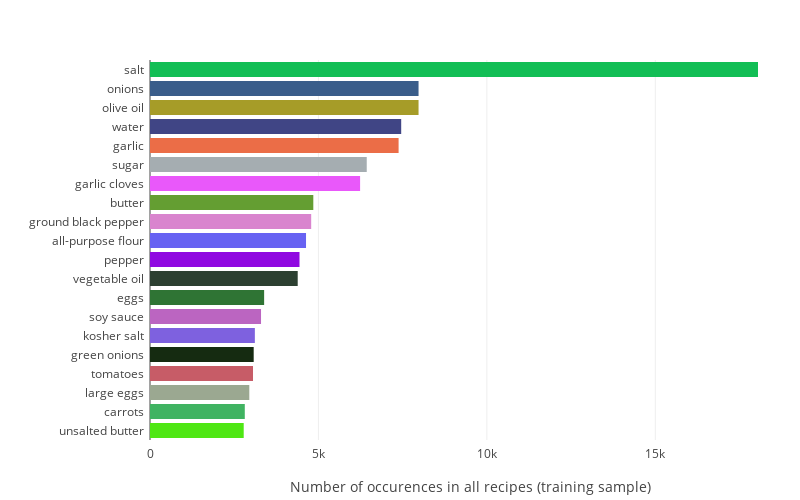

Notebook code for this chart:
### Code cell
trace = go.Bar(
            x=mostcommoningr_count[::-1],
            y= mostcommoningr[::-1],
            orientation = 'h',marker = dict(color = random_colours(20),
))
layout = go.Layout(
    xaxis = dict(title= 'Number of occurences in all recipes (training sample)', ),
#     yaxis = dict(title='Ingredient',),
#     title= '20 Most Common Ingredients', titlefont = dict(size = 20),
    margin=dict(l=150,r=10,b=60,t=60,pad=5),
    width=800, height=500, 
)
data = [trace]
fig = go.Figure(data=data, layout=layout)
iplot(fig, filename='horizontal-bar')

### Figure 1 — Plotly figure (JSON) as saved in the notebook; plotly's stock layout.template omitted (floating-point values rounded to 4 significant figures)
{"data": [{"marker": {"color": ["#4FE714", "#40B362", "#9BA891", "#C75C67", "#152B11", "#7E61DF", "#BB65C1", "#2F7434", "#2C4031", "#9009E1", "#6762F2", "#D984CE", "#649E32", "#E958FA", "#A5ADB1", "#EB6D47", "#404585", "#A69C28", "#3A5D8A", "#12BE55"]}, "orientation": "h", "type": "bar", "uid": "2d8dcad5-8a98-4d35-a60b-b1d74709e313", "x": [2782, 2814, 2948, 3058, 3078, 3113, 3296, 3388, 4385, 4438, 4632, 4785, 4848, 6237, 6434, 7380, 7457, 7972, 7972, 18049], "y": ["unsalted butter", "carrots", "large eggs", "tomatoes", "green onions", "kosher salt", "soy sauce", "eggs", "vegetable oil", "pepper", "all-purpose flour", "ground black pepper", "butter", "garlic cloves", "sugar", "garlic", "water", "olive oil", "onions", "salt"]}], "layout": {"height": 500, "margin": {"b": 60, "l": 150, "pad": 5, "r": 10, "t": 60}, "width": 800, "xaxis": {"title": {"text": "Number of occurences in all recipes (training sample)"}}}}
